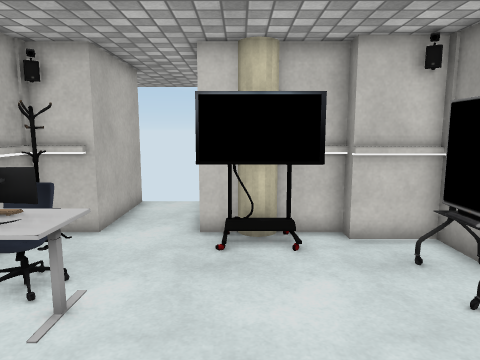
View 1 (above)

13 first-person views from a walk through a scene from a Unity 3-D project. The camera is 1.5 m above the floor, tilts 8° down and sees 70° across. Doors are open. The floor is counted in squares, 0.5 m on a side. Each view is taken from the middle of a square. On the plan, view 1 faces up. The plan holds only what a view shows up to about 20 squares ahead; the rest is blank. The place goes on beyond the plan. Some surface patterns are stand-ins.

View 2
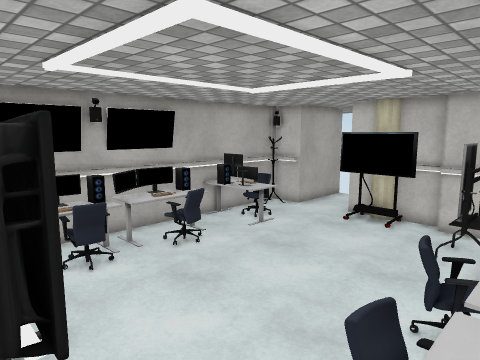

View 3
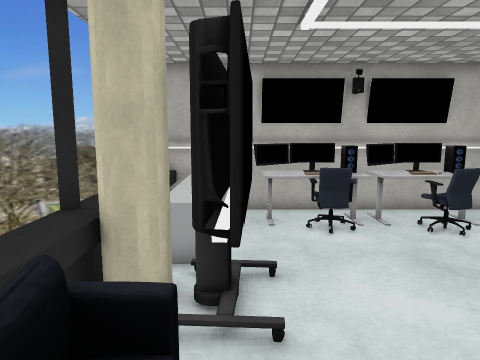

View 4
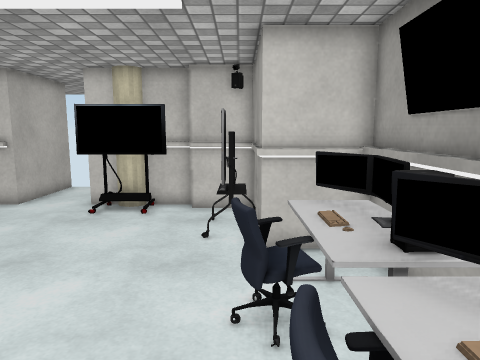

View 5
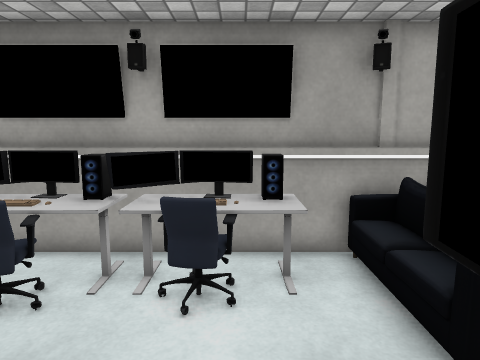

View 6
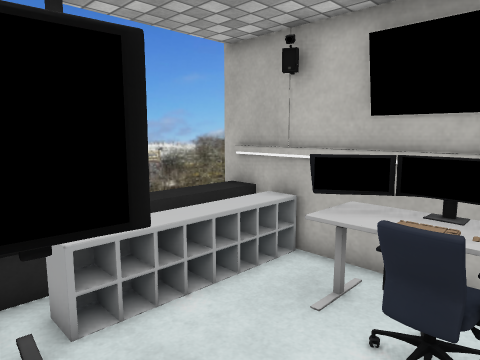

View 7
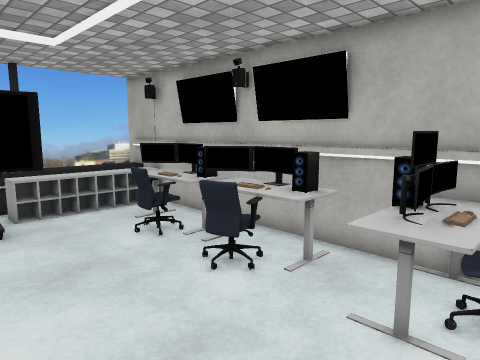

View 8
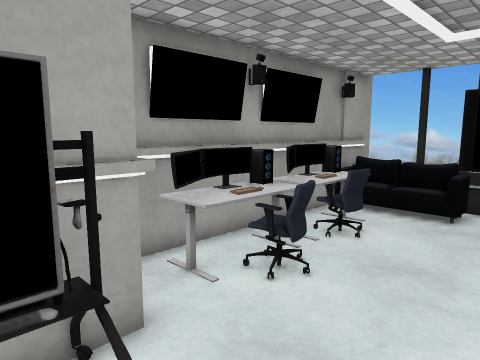

View 9
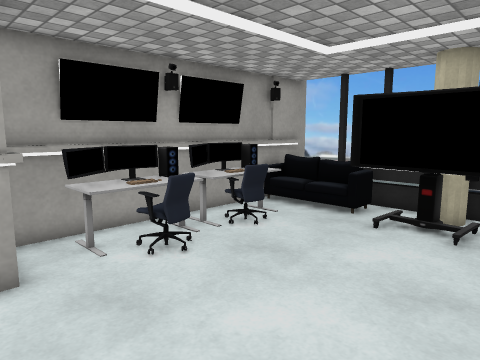

View 10
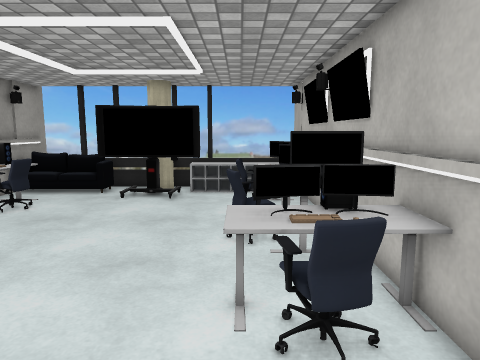

View 11
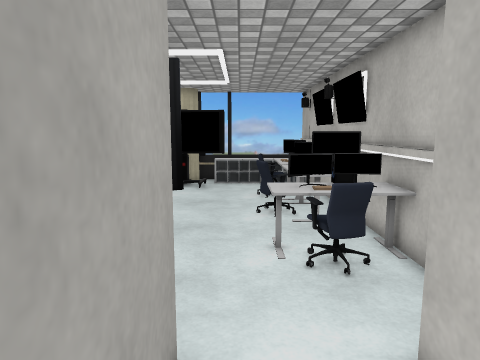

View 12
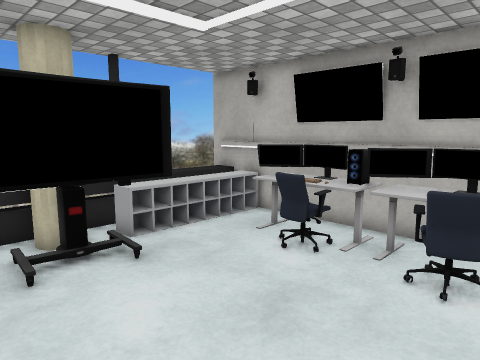

View 13
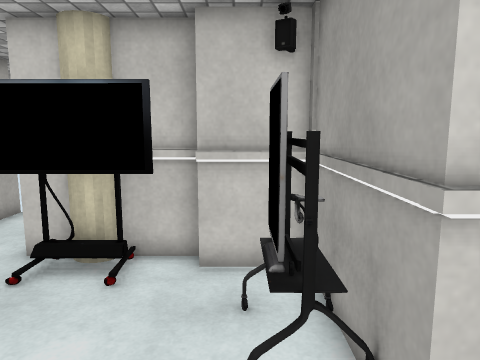

### Floor plan
Key: @ floor where view 1 was taken; # wall or solid block; . main floor; : floor 0.5 m higher than the main floor; + floor 0.75 m higher than the main floor; D open door; = window, fence, low wall or low ledge; C cylinder; H chair; K keyboard; E desk; M computer; T thing the floor can be seen under or through; S shelf; O other object.
Columns run from 6 left of view 1 to 8 right of it. Each row starts with its distance up from view 1.
 15   #
 14   #..
 13   #..#
 12   #..#
 11  ##..##
 10 ##DDDD#C##
  9 #ODDDOOOO####
  8 #..........##
  7 #HH.......###
  6 #KKE......###
  5 #MEE.......####
  4 #...........###
  3 #ME.........E##
  2 #MHH.......HKE#
  1 #EOH.......HKE#
  0 #EE...@.....EM#
 -1 #ME.........EE#
 -2 #EKH.......HKK#
 -3 #EKH.......HKE#
 -4 #EE.........EM#
 -5 ###..TTTTT....#
 -6 #SSSSS.T T+:::#
 -7 #SSSSS.C#.. ++#
 -8 #====##==++   #
 -9 #             #

Positions as (right, up) in squares from view 1, and headings:
1: (0, 0), facing up
2: (7, -6), facing up-left
3: (7, -5), facing left
4: (5, -4), facing up
5: (0, -3), facing right
6: (1, -1), facing down-left
7: (2, 7), facing down-left
8: (1, 7), facing down-right
9: (-2, 6), facing down-right
10: (-3, 11), facing down
11: (-2, 14), facing down
12: (4, 3), facing down-left
13: (4, 2), facing up
